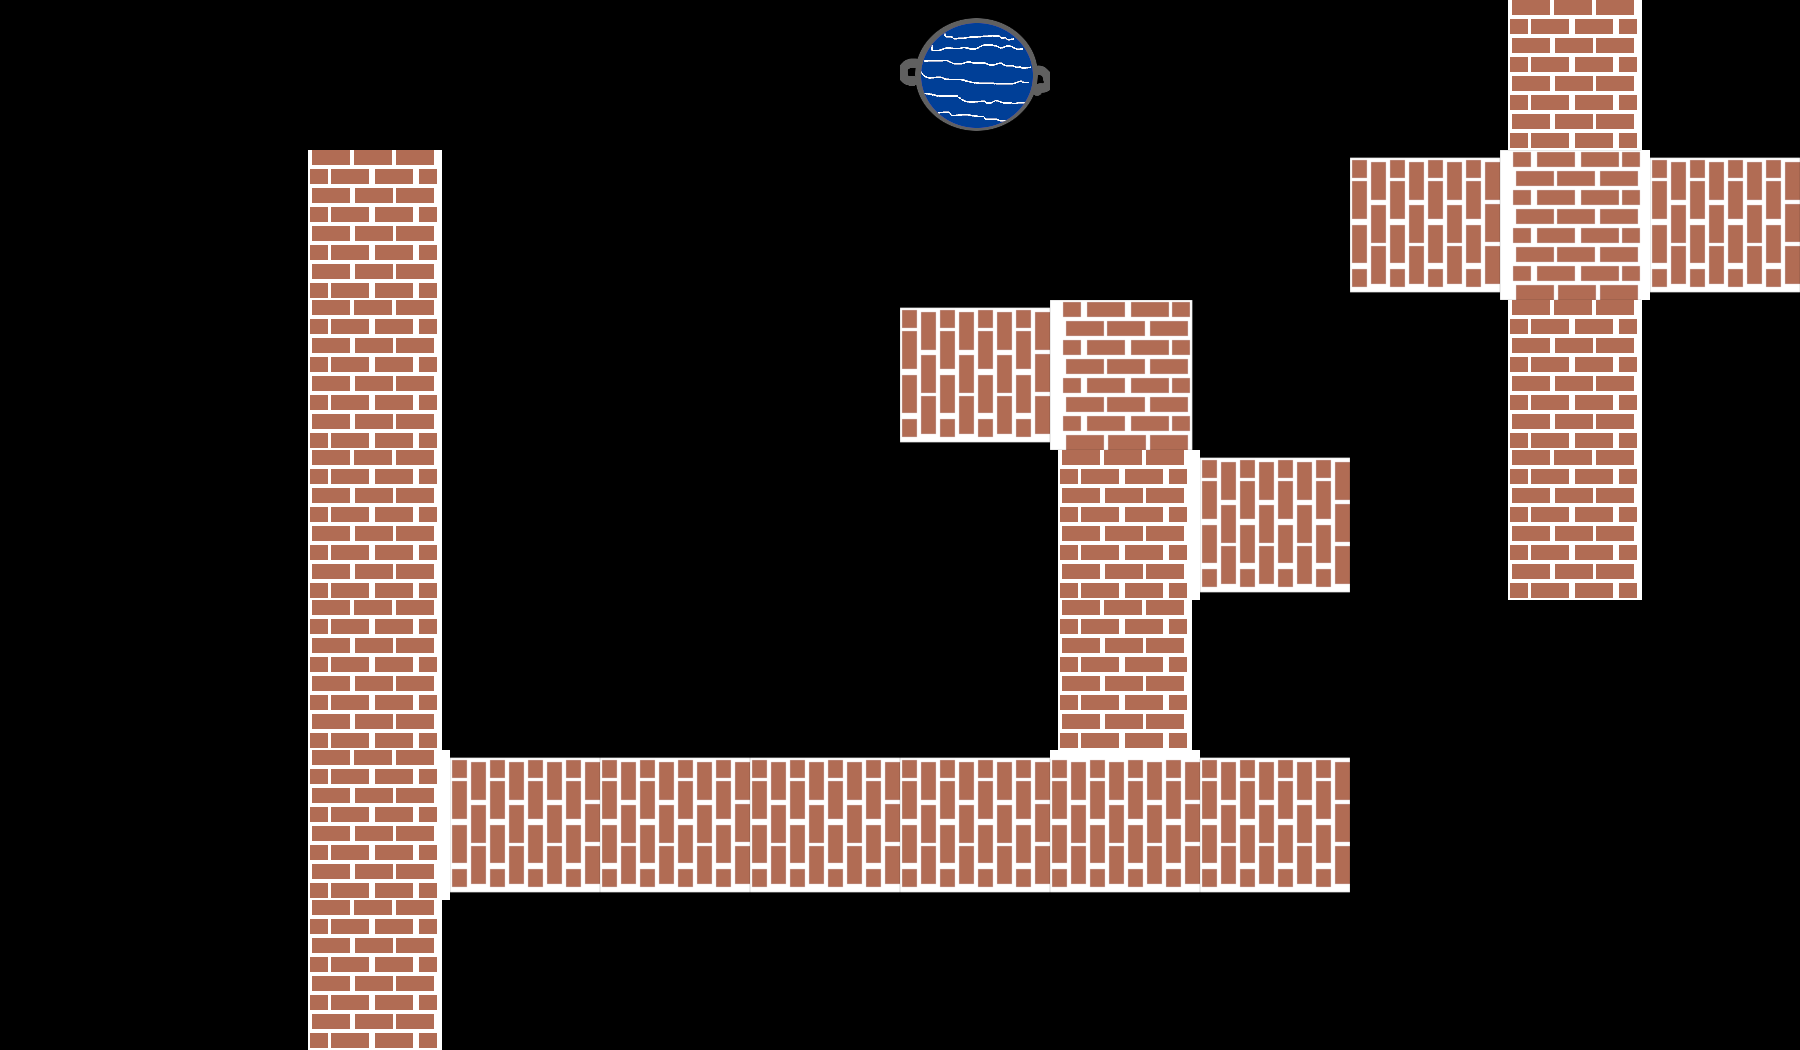

The image is a tile-based game level rendered from a .tmx file. Its description and complete source (layers, tilesets, objects, tile grids) follow:
An orthogonal 12x7 tile map with 150x150 px tiles, 1 tile layer (Tile Layer 1) and 1 object (End).

<map version="1.10" tiledversion="1.10.1" orientation="orthogonal" renderorder="right-down" width="12" height="7" tilewidth="150" tileheight="150" infinite="0" nextlayerid="3" nextobjectid="2">
 <tileset firstgid="1" source="Pizza Jam Tile Map.tsx" />
 <layer id="1" name="Tile Layer 1" width="12" height="7">
  <data encoding="csv">
0,0,0,0,0,0,15,0,0,0,1,0,
0,0,1,0,0,0,0,0,0,2,5,2,
0,0,1,0,0,0,2,4,0,0,1,0,
0,0,1,0,0,0,0,3,2,0,1,0,
0,0,1,0,0,0,0,1,0,0,0,0,
0,0,3,2,2,2,2,14,2,0,0,0,
0,0,1,0,0,0,0,0,0,0,0,0
</data>
 </layer>
 <objectgroup id="2" name="end">
  <object id="1" name="End" x="900" y="0" width="150" height="150" />
 </objectgroup>
</map>